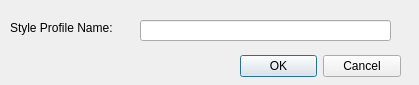
<?xml version="1.0" encoding="UTF-8"?>
<ui version="4.0">
 <class>ProfilesAddDialogBase</class>
 <widget class="QDialog" name="ProfilesAddDialogBase">
  <property name="geometry">
   <rect>
    <x>0</x>
    <y>0</y>
    <width>419</width>
    <height>85</height>
   </rect>
  </property>
  <property name="windowTitle">
   <string>Raster Vision</string>
  </property>
  <widget class="QDialogButtonBox" name="button_box">
   <property name="geometry">
    <rect>
     <x>240</x>
     <y>50</y>
     <width>161</width>
     <height>32</height>
    </rect>
   </property>
   <property name="orientation">
    <enum>Qt::Horizontal</enum>
   </property>
   <property name="standardButtons">
    <set>QDialogButtonBox::Cancel|QDialogButtonBox::Ok</set>
   </property>
  </widget>
  <widget class="QLabel" name="label">
   <property name="geometry">
    <rect>
     <x>10</x>
     <y>20</y>
     <width>121</width>
     <height>16</height>
    </rect>
   </property>
   <property name="text">
    <string>Style Profile Name:</string>
   </property>
  </widget>
  <widget class="QLineEdit" name="profile_name_edit">
   <property name="geometry">
    <rect>
     <x>140</x>
     <y>20</y>
     <width>251</width>
     <height>21</height>
    </rect>
   </property>
  </widget>
 </widget>
 <resources/>
 <connections>
  <connection>
   <sender>button_box</sender>
   <signal>accepted()</signal>
   <receiver>ProfilesAddDialogBase</receiver>
   <slot>accept()</slot>
   <hints>
    <hint type="sourcelabel">
     <x>20</x>
     <y>20</y>
    </hint>
    <hint type="destinationlabel">
     <x>20</x>
     <y>20</y>
    </hint>
   </hints>
  </connection>
  <connection>
   <sender>button_box</sender>
   <signal>rejected()</signal>
   <receiver>ProfilesAddDialogBase</receiver>
   <slot>reject()</slot>
   <hints>
    <hint type="sourcelabel">
     <x>20</x>
     <y>20</y>
    </hint>
    <hint type="destinationlabel">
     <x>20</x>
     <y>20</y>
    </hint>
   </hints>
  </connection>
 </connections>
</ui>
